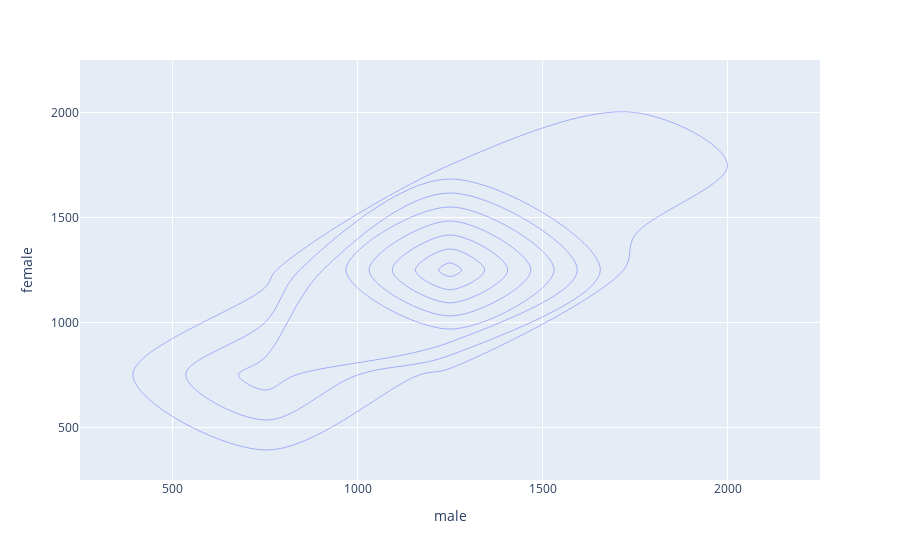

Source (notebook cell):
### Code cell
# Index 0 -32 denoted the District 
fig = px.density_contour(final_gender_data, x = 'male' , y ='female' )
fig.show()

### Figure 1 — Plotly figure (JSON) as saved in the notebook; plotly's stock layout.template omitted (floating-point values rounded to 4 significant figures)
{"data": [{"autocontour": true, "contours": {"coloring": "none", "end": 16, "size": 2, "start": 2}, "hovertemplate": "male=%{x}<br>female=%{y}<br>count=%{z}<extra></extra>", "legendgroup": "", "line": {"color": "#636efa"}, "name": "", "showlegend": false, "type": "histogram2dcontour", "x": [1165.0, 1262.0, 1076.0, 615.7, 1258.0, 1279.0, 1370.0, 860.0, 1125.0, 1262.0, 1278.0, 600.0, 792.7, 1818.0, 1186.0, 1703.0, 1292.0, 1047.0, 850.5, 1022.0, 1462.0, 926.7, 1589.0, 1228.0, 1404.0, 1220.0, 1362.0, 947.0, 1448.0, 1255.0, 1831.0, 1570.0, 983.1], "xaxis": "x", "xbingroup": "x", "y": [1164.0, 1281.0, 1011.0, 603.4, 1435.0, 1035.0, 1531.0, 1038.0, 1009.0, 1131.0, 1289.0, 608.6, 822.1, 1696.0, 1175.0, 1515.0, 1283.0, 885.4, 870.4, 1049.0, 1353.0, 657.5, 1553.0, 1313.0, 1127.0, 1137.0, 1328.0, 809.6, 1561.0, 1088, 1664.0, 1421.0, 778.1], "yaxis": "y", "ybingroup": "y"}], "layout": {"autosize": true, "legend": {"tracegroupgap": 0}, "margin": {"t": 60}, "xaxis": {"anchor": "y", "autorange": true, "domain": [0, 1], "range": [250, 2250], "title": {"text": "male"}, "type": "linear"}, "yaxis": {"anchor": "x", "autorange": true, "domain": [0, 1], "range": [250, 2250], "title": {"text": "female"}, "type": "linear"}}}
